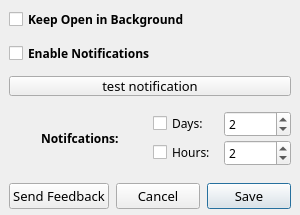
<?xml version="1.0" encoding="UTF-8"?>
<ui version="4.0">
 <class>Dialog</class>
 <widget class="QDialog" name="Dialog">
  <property name="windowModality">
   <enum>Qt::WindowModal</enum>
  </property>
  <property name="geometry">
   <rect>
    <x>0</x>
    <y>0</y>
    <width>300</width>
    <height>215</height>
   </rect>
  </property>
  <property name="minimumSize">
   <size>
    <width>300</width>
    <height>215</height>
   </size>
  </property>
  <property name="maximumSize">
   <size>
    <width>300</width>
    <height>215</height>
   </size>
  </property>
  <property name="font">
   <font>
    <family>Futura</family>
   </font>
  </property>
  <property name="focusPolicy">
   <enum>Qt::ClickFocus</enum>
  </property>
  <property name="windowTitle">
   <string>Settings</string>
  </property>
  <property name="modal">
   <bool>true</bool>
  </property>
  <layout class="QGridLayout" name="gridLayout">
   <property name="leftMargin">
    <number>9</number>
   </property>
   <property name="topMargin">
    <number>9</number>
   </property>
   <property name="rightMargin">
    <number>9</number>
   </property>
   <property name="bottomMargin">
    <number>0</number>
   </property>
   <item row="0" column="0">
    <layout class="QVBoxLayout" name="verticalLayout_2">
     <property name="spacing">
      <number>0</number>
     </property>
     <property name="bottomMargin">
      <number>6</number>
     </property>
     <item>
      <layout class="QVBoxLayout" name="verticalLayout_3">
       <property name="spacing">
        <number>13</number>
       </property>
       <property name="bottomMargin">
        <number>15</number>
       </property>
       <item>
        <widget class="QCheckBox" name="set_background">
         <property name="font">
          <font>
           <family>Futura</family>
           <bold>true</bold>
          </font>
         </property>
         <property name="toolTip">
          <string>Move to toolbar on close</string>
         </property>
         <property name="text">
          <string>Keep Open in Background</string>
         </property>
        </widget>
       </item>
       <item>
        <widget class="QCheckBox" name="set_notification">
         <property name="font">
          <font>
           <family>Futura</family>
           <bold>true</bold>
          </font>
         </property>
         <property name="toolTip">
          <string>Remind me when an event is coming up</string>
         </property>
         <property name="text">
          <string>Enable Notifications</string>
         </property>
        </widget>
       </item>
       <item>
        <widget class="QPushButton" name="test_notification">
         <property name="font">
          <font>
           <family>Futura</family>
           <pointsize>10</pointsize>
          </font>
         </property>
         <property name="text">
          <string>test notification</string>
         </property>
         <property name="autoDefault">
          <bool>false</bool>
         </property>
        </widget>
       </item>
      </layout>
     </item>
     <item>
      <layout class="QHBoxLayout" name="horizontalLayout_2">
       <property name="spacing">
        <number>4</number>
       </property>
       <property name="leftMargin">
        <number>2</number>
       </property>
       <item alignment="Qt::AlignHCenter">
        <widget class="QLabel" name="label_4">
         <property name="font">
          <font>
           <family>Futura</family>
           <bold>true</bold>
          </font>
         </property>
         <property name="text">
          <string>Notifcations:</string>
         </property>
        </widget>
       </item>
       <item>
        <layout class="QVBoxLayout" name="verticalLayout">
         <property name="spacing">
          <number>3</number>
         </property>
         <item>
          <layout class="QHBoxLayout" name="horizontalLayout_5">
           <item>
            <widget class="QCheckBox" name="days_cb">
             <property name="text">
              <string>Days:</string>
             </property>
            </widget>
           </item>
           <item>
            <widget class="QSpinBox" name="days_spinbox">
             <property name="focusPolicy">
              <enum>Qt::ClickFocus</enum>
             </property>
             <property name="toolTip">
              <string>Hours before next event to remind me</string>
             </property>
             <property name="minimum">
              <number>0</number>
             </property>
             <property name="value">
              <number>2</number>
             </property>
            </widget>
           </item>
          </layout>
         </item>
         <item>
          <layout class="QHBoxLayout" name="horizontalLayout_4">
           <item>
            <widget class="QCheckBox" name="hours_cb">
             <property name="text">
              <string>Hours:</string>
             </property>
            </widget>
           </item>
           <item>
            <widget class="QSpinBox" name="hours_spinbox">
             <property name="focusPolicy">
              <enum>Qt::ClickFocus</enum>
             </property>
             <property name="toolTip">
              <string>Days before next event to remind me</string>
             </property>
             <property name="value">
              <number>2</number>
             </property>
            </widget>
           </item>
          </layout>
         </item>
        </layout>
       </item>
      </layout>
     </item>
     <item>
      <layout class="QHBoxLayout" name="horizontalLayout_3">
       <property name="spacing">
        <number>7</number>
       </property>
       <property name="topMargin">
        <number>17</number>
       </property>
       <property name="bottomMargin">
        <number>0</number>
       </property>
       <item>
        <widget class="QPushButton" name="feedback">
         <property name="font">
          <font>
           <family>Futura</family>
           <pointsize>10</pointsize>
          </font>
         </property>
         <property name="text">
          <string>Send Feedback</string>
         </property>
         <property name="autoDefault">
          <bool>false</bool>
         </property>
        </widget>
       </item>
       <item>
        <widget class="QPushButton" name="cancel">
         <property name="font">
          <font>
           <family>Futura</family>
           <pointsize>10</pointsize>
          </font>
         </property>
         <property name="text">
          <string>Cancel</string>
         </property>
         <property name="autoDefault">
          <bool>false</bool>
         </property>
        </widget>
       </item>
       <item>
        <widget class="QPushButton" name="save">
         <property name="font">
          <font>
           <family>Futura</family>
           <pointsize>10</pointsize>
          </font>
         </property>
         <property name="text">
          <string>Save</string>
         </property>
         <property name="autoDefault">
          <bool>true</bool>
         </property>
        </widget>
       </item>
      </layout>
     </item>
    </layout>
   </item>
  </layout>
 </widget>
 <resources>
  <include location="../resources.qrc"/>
 </resources>
 <connections>
  <connection>
   <sender>save</sender>
   <signal>clicked()</signal>
   <receiver>Dialog</receiver>
   <slot>accept()</slot>
   <hints>
    <hint type="sourcelabel">
     <x>121</x>
     <y>162</y>
    </hint>
    <hint type="destinationlabel">
     <x>149</x>
     <y>93</y>
    </hint>
   </hints>
  </connection>
  <connection>
   <sender>cancel</sender>
   <signal>clicked()</signal>
   <receiver>Dialog</receiver>
   <slot>reject()</slot>
   <hints>
    <hint type="sourcelabel">
     <x>50</x>
     <y>162</y>
    </hint>
    <hint type="destinationlabel">
     <x>149</x>
     <y>93</y>
    </hint>
   </hints>
  </connection>
  <connection>
   <sender>feedback</sender>
   <signal>clicked()</signal>
   <receiver>Dialog</receiver>
   <slot>accept()</slot>
   <hints>
    <hint type="sourcelabel">
     <x>77</x>
     <y>191</y>
    </hint>
    <hint type="destinationlabel">
     <x>149</x>
     <y>105</y>
    </hint>
   </hints>
  </connection>
 </connections>
</ui>
